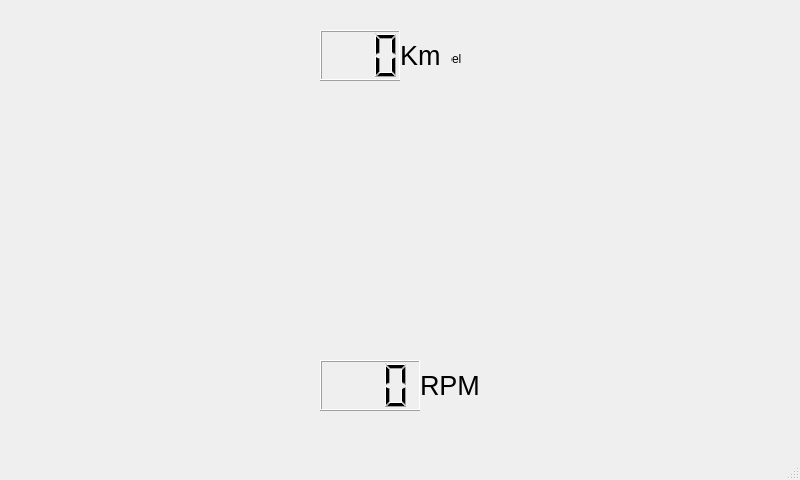
<?xml version="1.0" encoding="UTF-8"?>
<ui version="4.0">
 <class>MainWindow</class>
 <widget class="QMainWindow" name="MainWindow">
  <property name="geometry">
   <rect>
    <x>0</x>
    <y>0</y>
    <width>800</width>
    <height>480</height>
   </rect>
  </property>
  <property name="windowTitle">
   <string>MainWindow</string>
  </property>
  <widget class="QWidget" name="centralwidget">
   <widget class="QLabel" name="Left_sign">
    <property name="geometry">
     <rect>
      <x>0</x>
      <y>50</y>
      <width>150</width>
      <height>100</height>
     </rect>
    </property>
    <property name="text">
     <string/>
    </property>
    <property name="pixmap">
     <pixmap>../../../../../Neutrino/DashBoard/Left_Sign/Turn_left_on.png</pixmap>
    </property>
    <property name="scaledContents">
     <bool>true</bool>
    </property>
   </widget>
   <widget class="QLabel" name="Right_sign">
    <property name="geometry">
     <rect>
      <x>650</x>
      <y>50</y>
      <width>150</width>
      <height>100</height>
     </rect>
    </property>
    <property name="autoFillBackground">
     <bool>false</bool>
    </property>
    <property name="text">
     <string/>
    </property>
    <property name="pixmap">
     <pixmap>../../../../../Neutrino/DashBoard/Right_Sign/Turn_right_on.png</pixmap>
    </property>
    <property name="scaledContents">
     <bool>true</bool>
    </property>
   </widget>
   <widget class="QLabel" name="Ever">
    <property name="geometry">
     <rect>
      <x>0</x>
      <y>330</y>
      <width>150</width>
      <height>100</height>
     </rect>
    </property>
    <property name="text">
     <string/>
    </property>
    <property name="pixmap">
     <pixmap>../../../../../Neutrino/DashBoard/Constant/EVER.png</pixmap>
    </property>
    <property name="scaledContents">
     <bool>true</bool>
    </property>
   </widget>
   <widget class="QLabel" name="neutrino">
    <property name="geometry">
     <rect>
      <x>650</x>
      <y>330</y>
      <width>150</width>
      <height>100</height>
     </rect>
    </property>
    <property name="text">
     <string/>
    </property>
    <property name="pixmap">
     <pixmap>../../../../../Neutrino/DashBoard/Constant/Neutrino_logo.png</pixmap>
    </property>
    <property name="scaledContents">
     <bool>true</bool>
    </property>
   </widget>
   <widget class="QLCDNumber" name="KM">
    <property name="geometry">
     <rect>
      <x>320</x>
      <y>30</y>
      <width>81</width>
      <height>51</height>
     </rect>
    </property>
    <property name="layoutDirection">
     <enum>Qt::LeftToRight</enum>
    </property>
    <property name="autoFillBackground">
     <bool>true</bool>
    </property>
    <property name="digitCount">
     <number>3</number>
    </property>
    <property name="value" stdset="0">
     <double>0.000000000000000</double>
    </property>
   </widget>
   <widget class="QLCDNumber" name="RPM">
    <property name="geometry">
     <rect>
      <x>320</x>
      <y>360</y>
      <width>101</width>
      <height>51</height>
     </rect>
    </property>
    <property name="autoFillBackground">
     <bool>true</bool>
    </property>
    <property name="digitCount">
     <number>3</number>
    </property>
    <property name="value" stdset="0">
     <double>0.000000000000000</double>
    </property>
   </widget>
   <widget class="QLabel" name="high_light">
    <property name="geometry">
     <rect>
      <x>100</x>
      <y>150</y>
      <width>81</width>
      <height>70</height>
     </rect>
    </property>
    <property name="text">
     <string/>
    </property>
    <property name="pixmap">
     <pixmap>../../../../../Neutrino/DashBoard/Variables/High_light.png</pixmap>
    </property>
    <property name="scaledContents">
     <bool>true</bool>
    </property>
   </widget>
   <widget class="QLabel" name="running_light">
    <property name="geometry">
     <rect>
      <x>590</x>
      <y>150</y>
      <width>81</width>
      <height>70</height>
     </rect>
    </property>
    <property name="text">
     <string/>
    </property>
    <property name="pixmap">
     <pixmap>../../../../../Neutrino/DashBoard/Variables/Runing_light.png</pixmap>
    </property>
    <property name="scaledContents">
     <bool>true</bool>
    </property>
   </widget>
   <widget class="QLabel" name="horn">
    <property name="geometry">
     <rect>
      <x>90</x>
      <y>230</y>
      <width>81</width>
      <height>70</height>
     </rect>
    </property>
    <property name="text">
     <string/>
    </property>
    <property name="pixmap">
     <pixmap>../../../../../Neutrino/DashBoard/Variables/Horn.png</pixmap>
    </property>
    <property name="scaledContents">
     <bool>true</bool>
    </property>
   </widget>
   <widget class="QLabel" name="park">
    <property name="geometry">
     <rect>
      <x>710</x>
      <y>190</y>
      <width>81</width>
      <height>70</height>
     </rect>
    </property>
    <property name="autoFillBackground">
     <bool>false</bool>
    </property>
    <property name="text">
     <string/>
    </property>
    <property name="pixmap">
     <pixmap>../../../../../Neutrino/DashBoard/Variables/Park.png</pixmap>
    </property>
    <property name="scaledContents">
     <bool>true</bool>
    </property>
   </widget>
   <widget class="QLabel" name="label_5">
    <property name="geometry">
     <rect>
      <x>0</x>
      <y>0</y>
      <width>800</width>
      <height>480</height>
     </rect>
    </property>
    <property name="font">
     <font>
      <pointsize>30</pointsize>
     </font>
    </property>
    <property name="autoFillBackground">
     <bool>false</bool>
    </property>
    <property name="text">
     <string/>
    </property>
    <property name="pixmap">
     <pixmap>../../../../../Neutrino/DashBoard/Constant/Background.png</pixmap>
    </property>
   </widget>
   <widget class="QLabel" name="label_6">
    <property name="geometry">
     <rect>
      <x>410</x>
      <y>50</y>
      <width>67</width>
      <height>17</height>
     </rect>
    </property>
    <property name="text">
     <string>TextLabel</string>
    </property>
   </widget>
   <widget class="QLabel" name="label_7">
    <property name="geometry">
     <rect>
      <x>400</x>
      <y>30</y>
      <width>51</width>
      <height>51</height>
     </rect>
    </property>
    <property name="font">
     <font>
      <pointsize>20</pointsize>
     </font>
    </property>
    <property name="autoFillBackground">
     <bool>true</bool>
    </property>
    <property name="text">
     <string>Km</string>
    </property>
   </widget>
   <widget class="QLabel" name="label_8">
    <property name="geometry">
     <rect>
      <x>420</x>
      <y>360</y>
      <width>61</width>
      <height>51</height>
     </rect>
    </property>
    <property name="font">
     <font>
      <pointsize>20</pointsize>
     </font>
    </property>
    <property name="autoFillBackground">
     <bool>true</bool>
    </property>
    <property name="text">
     <string>RPM</string>
    </property>
   </widget>
   <widget class="QLabel" name="speed">
    <property name="geometry">
     <rect>
      <x>206</x>
      <y>100</y>
      <width>351</width>
      <height>231</height>
     </rect>
    </property>
    <property name="text">
     <string/>
    </property>
    <property name="pixmap">
     <pixmap>../../../../../Neutrino/DashBoard/speedometer/60.png</pixmap>
    </property>
    <property name="scaledContents">
     <bool>true</bool>
    </property>
   </widget>
   <zorder>label_5</zorder>
   <zorder>running_light</zorder>
   <zorder>Left_sign</zorder>
   <zorder>Right_sign</zorder>
   <zorder>Ever</zorder>
   <zorder>neutrino</zorder>
   <zorder>KM</zorder>
   <zorder>RPM</zorder>
   <zorder>high_light</zorder>
   <zorder>horn</zorder>
   <zorder>park</zorder>
   <zorder>label_6</zorder>
   <zorder>label_7</zorder>
   <zorder>label_8</zorder>
   <zorder>speed</zorder>
  </widget>
  <widget class="QMenuBar" name="menubar">
   <property name="geometry">
    <rect>
     <x>0</x>
     <y>0</y>
     <width>800</width>
     <height>22</height>
    </rect>
   </property>
  </widget>
  <widget class="QStatusBar" name="statusbar"/>
 </widget>
 <resources/>
 <connections/>
</ui>
